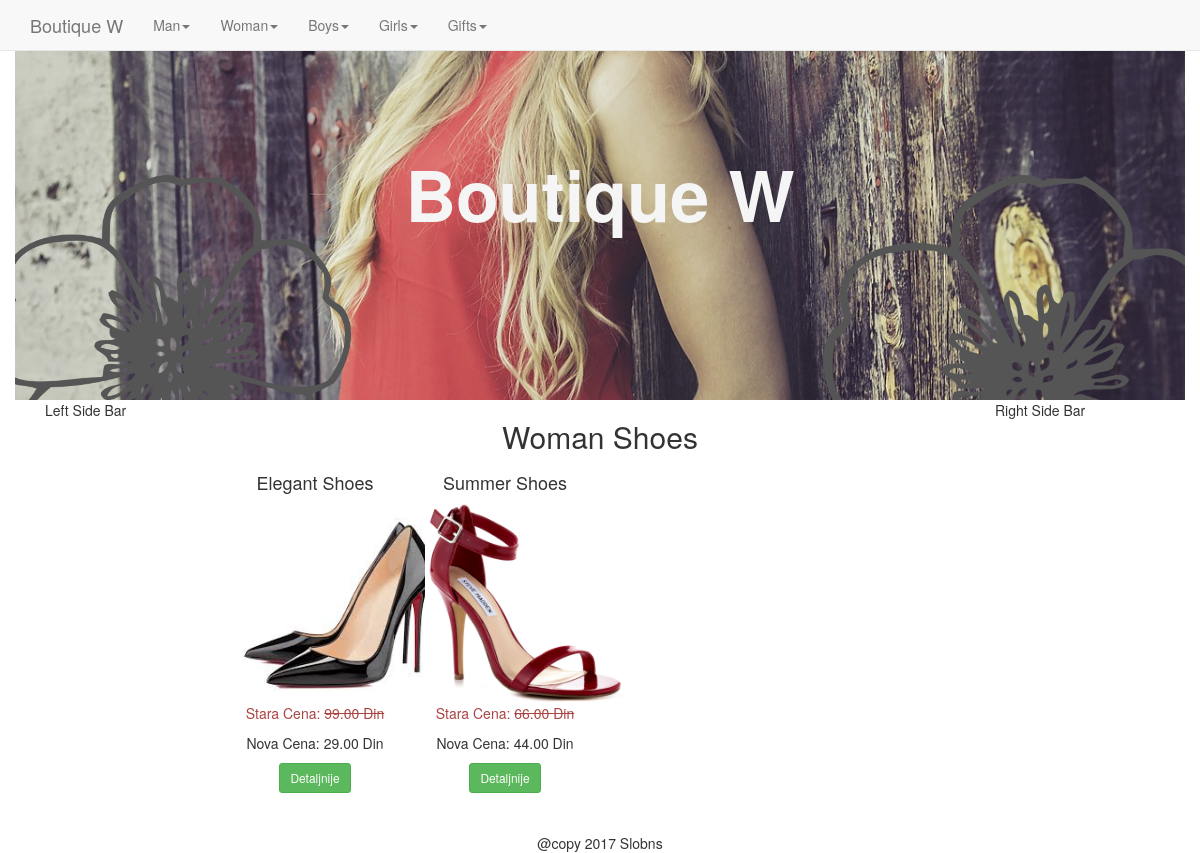
The page /category.php?cat=25 on the database its author committed.
### tables this page shows
CREATE TABLE `categories` (
  `id` int(11) NOT NULL,
  `category` varchar(255) NOT NULL,
  `parent` int(11) NOT NULL DEFAULT '0'
);

CREATE TABLE `product` (
  `id` int(11) NOT NULL,
  `title` varchar(255) NOT NULL,
  `price` decimal(10,2) NOT NULL,
  `list_price` decimal(10,2) NOT NULL,
  `brand` int(11) NOT NULL,
  `categories` varchar(255) NOT NULL,
  `image` varchar(255) NOT NULL,
  `description` text NOT NULL,
  `featured` tinyint(4) NOT NULL DEFAULT '0',
  `sizes` text NOT NULL,
  `deleted` tinyint(4) NOT NULL DEFAULT '0'
);

### helpers/helpers.php (called while the page is built, shortened)
<?php
function sanitize($text) {
    return htmlentities($text, ENT_QUOTES, "UTF-8");
}
function get_category($child_id){
    global $db;
    $id = sanitize($child_id);
    $sql = "SELECT p.id AS 'pid', p.category AS 'parent', c.id AS 'cid', "
            . "c.category AS 'child' "
            . "FROM categories c "
            . "INNER JOIN categories p ON c.parent = p.id "
            . "WHERE c.id = '$id' ";
    $query = $db->query($sql);
    $category = mysqli_fetch_assoc($query);
    return $category;
}

### category.php (the view)
<?php
    require_once 'core/init.php';
    include 'includes/head.php';
    include 'includes/navigation.php';
    include 'includes/partheader.php';
    include 'includes/leftbar.php';
    if(isset($_GET['cat'])){
        $cat_id = $_GET['cat'];
    }else{
        $cat_id = '';
    }
    $sql = "SELECT * FROM product WHERE categories ='$cat_id'";
    $productQ = $db->query($sql);
    $category = get_category($cat_id);
?>
             <div class="col-md-8">
                 <div class="row">
                     <h2 class="text-center"><?=$category['parent'].' '.$category['child']; ?></h2>
                     <?php while($product = mysqli_fetch_assoc($productQ)) : ?>
                     <div class="col-sm-3 text-center">
                         <h4><?php echo $product['title']?></h4>
                         <img src="<?php echo $product['image'];?>"  alt="<?php echo $product['title'];?>" class="img-thumb"/>
                         <p class="list-price text-danger">Stara Cena: <s><?php echo $product['list_price'];?> Din</s></p>
                         <p class="price">Nova Cena: <?php echo $product['price'];?> Din</p>
                         <button type="button" class="btn btn-sm btn-success" name="submit"
                            onclick="detailsmodal(<?php echo $product['id']; ?>)">Detaljnije</button>
                     </div>
                     <?php endwhile; ?>
                </div>
             </div>
<?php
    include 'includes/rightbar.php';
    include 'includes/footer.php';
?>

### includes/head.php (shortened to what this page needs)
<!DOCTYPE html>
<html>
    <head>
        <link rel="stylesheet" href="css/bootstrap.min.css">
        <link rel="stylesheet" href="css/main.css">
    </head>
    <body>
         <div class="container-fluid">

### includes/navigation.php (shortened to what this page needs)
<?php
     $sql = "SELECT * FROM categories WHERE parent = 0";
     $pquery = $db->query($sql);
?>
        <nav class="navbar navbar-default navbar-fixed-top">
            <div class="container">
                <a href="/index.php" class="navbar-brand">Boutique W</a>
                <ul class="nav navbar-nav">
                    <?php while($parent = mysqli_fetch_assoc($pquery)):?>
                    <li class="dropdown">
                        <a href="#" class="dropdown-toggle" data-toggle="dropdown">
                            <?php echo $parent['category']; ?><span class="caret"></span></a>
                    </li>
                    <?php endwhile;?>
                </ul>
            </div>
        </nav>

### includes/partheader.php (shortened to what this page needs)
<div id="part-headerWrapper">
    <div id="part-logotext"><h1>Boutique W</h1></div>
    <div id="part-for-flower"></div>
</div>
<div class="container-fluid">

### includes/leftbar.php
<div class="col-md-2">Left Side Bar</div>

### includes/rightbar.php
<div class="col-md-2">Right Side Bar</div>

### includes/footer.php (shortened to what this page needs)
 </div><br><br>
        <footer class="text-center" id="footer"> @copy 2017 Slobns </footer>
    </body>
</html>

### css/main.css (style rules this page uses)
body { padding-top: 50px; }
h1 { font-weight: 700; font-size: 5em; color: whitesmoke; text-align: center; }
#part-headerWrapper { position: relative; padding: 0; margin: 0; overflow: hidden; height: 350px; background-image: url(../images/img1.jpg); background-repeat: no-repeat; background-size: cover; background-position: center; background-attachment: fixed; }
#part-logotext { position: absolute; width: 100%; height: 100px; background-repeat: no-repeat; background-position: center; background-size: 70% 180px; top: 50%; margin-top: -90px; }
#part-for-flower { position: absolute; width: 100%; height: 400px; background-image: url(../images/cvet.png); background-size: auto 400px; background-repeat: no-repeat; background-position: right bottom; top: 125px; right: -50px; }
.img-thumb { width: auto; height: 200px; }
#footer { margin:50px auto; }
#footer { margin: 0 auto; }

### rows shown on the page
categories: category "Man"
categories: category "Woman", categories.category "Shoes"
categories: category "Boys"
categories: category "Girls"
categories: category "Gifts"
product: title "Elegant Shoes", image (picture), list_price "99.00", price "29.00"
product: title "Summer Shoes", image (picture), list_price "66.00", price "44.00"
